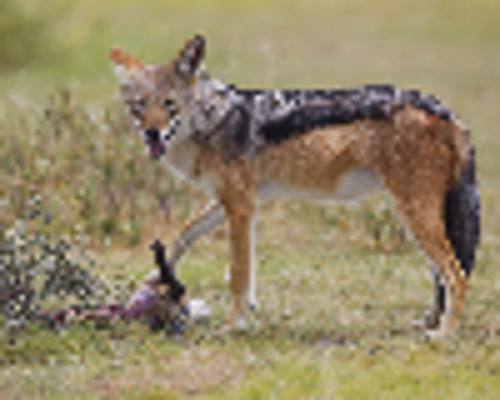
#> input picture PixelatedOASIS/Pixelated Animal carcass 4.jpg, 500 x 400 px, found by its file name
$ python -i ImageEffects.py   (imports and definitions only)
#> lines starting #> are read from the running program, lines starting #| are printed output that depends on the picture
import numpy as np
from PIL import Image, ImageFilter
import os
from ultralytics import YOLO

#automatically crops images to focus on the centre of the most defined object
# [54 lines left out: functions auto_cropper, sabattier_algorithm, sabattier_effect, blur_effect, not called in this run]


def pixelate_effect(image_file):
    #opening image
    image_path = os.path.join('OriginalOASIS',image_file.rstrip('.jpg').strip() + '.jpg')
    img = Image.open(image_path)
#> img is the input picture: PIL image 500x400 RGB; mean R, G, B 148.7, 136.1, 104.1
    #getting original resolution (pixel dimensions)
    original_res = img.size
#> original_res = (500, 400)
    pixelated_img =  img.resize((int(original_res[0]/5),int(original_res[1]/5)), resample = Image.NEAREST)
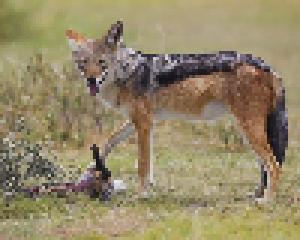
#> pixelated_img: PIL image 100x80 RGB (shown 3 times larger); mean R, G, B 148.7, 136.1, 104.1
    pixelated_img = pixelated_img.resize(original_res).convert('RGB')
#> pixelated_img: PIL image 500x400 RGB
    pixelated_img.save(os.path.join('PixelatedOASIS','Pixelated ' + image_file.rstrip('.jpg').strip() + '.jpg'))

# [7 lines left out: function sharpen_effect, not called in this run]

>>> result = pixelate_effect('PixelatedOASIS/Pixelated Animal carcass 4.jpg')

$ run again, on PixelatedOASIS/Pixelated Beach 4.jpg
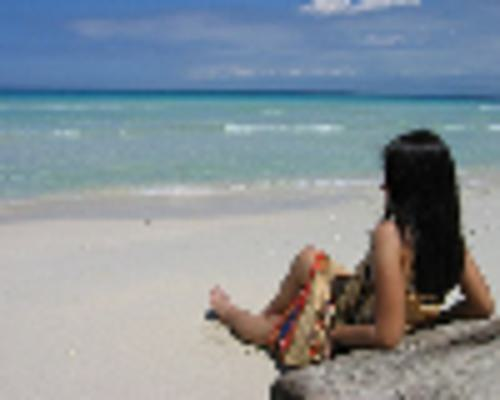
#> input picture PixelatedOASIS/Pixelated Beach 4.jpg, 500 x 400 px, found by its file name
#> in pixelate_effect, img is the input picture: PIL image 500x400 RGB; mean R, G, B 133.4, 143.7, 151.6
#> in pixelate_effect, `pixelated_img =  img.resize((int(original_res[0]/5),int(original_res[1..`:
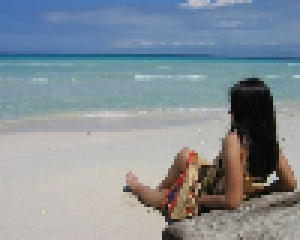
#> pixelated_img: PIL image 100x80 RGB (shown 3 times larger); mean R, G, B 133.5, 143.8, 151.6

$ run again, on PixelatedOASIS/Pixelated Cat 12.jpg
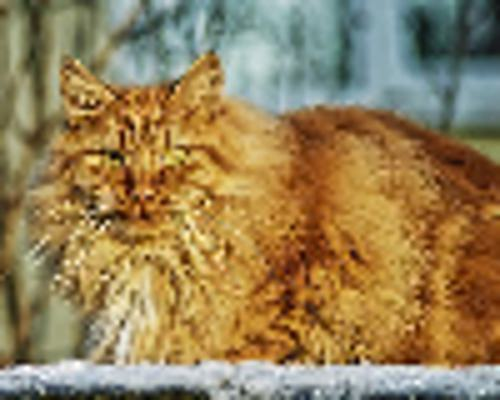
#> input picture PixelatedOASIS/Pixelated Cat 12.jpg, 500 x 400 px, found by its file name
#> in pixelate_effect, img is the input picture: PIL image 500x400 RGB; mean R, G, B 150.2, 128.6, 87.3
#> in pixelate_effect, `pixelated_img =  img.resize((int(original_res[0]/5),int(original_res[1..`:
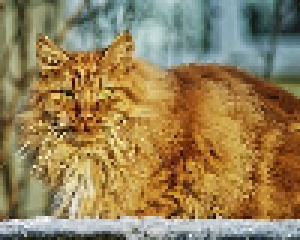
#> pixelated_img: PIL image 100x80 RGB (shown 3 times larger); mean R, G, B 150.3, 128.7, 87.3
